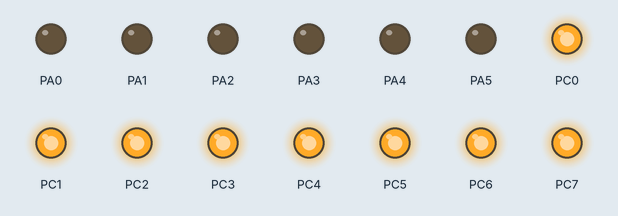
This program was run on a simulated ATmega32, built with avr-gcc and emulated at 4 MHz. Shown: output pins drawn as LEDs (lit = HIGH).

Above: at 0.07 s.
At 2.62 s:
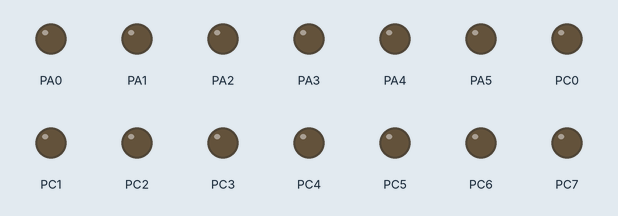
Timing chart, 0 to 3.0 s (numbered marks = the images above):
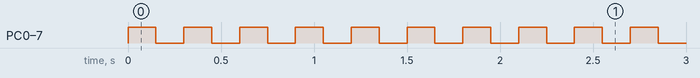

The program:

Z2.c
```c
//Poni¿ej podaj swoje dane
//Jakub £achmañski
//95481
//5
//10
//Zadanie Cw7Z2
/////////////////////////
// Pod³¹czenie uk³adu:
// PD(0-3)=W(1-4)
// PD(4-7)=K(1-4)
// PA(0-7)=D(0-7)
// PC(0-7)=(a-dp)
// C1=GND

#define F_CPU 4000000
#include <avr/io.h>
#include <util/delay.h>
#include <avr/interrupt.h>

ISR(TIMER0_COMP_vect) // przerwanie timer0
{
	if((PIND & 0x0F) != 0x0F) // czy wcisniety jest który  przycisk
	{
		PORTA = PIND; // wyswietlenie kodu
	}
}

int main(void)
{
	DDRA = 0xFF; // ustawienie portów a,b i starszych bitow c jako wyjsciowe
	DDRC = 0xFF;
	DDRD |= 0xF0;

	PORTD |= 0x0F; // podciagniecie zasilania pod przyciski
	PORTC = 0xFF; // ustawienie stanu animacji

	OCR0 = 195; // ustawienie czasu przerwania na 50 milisekund

	TIMSK | 0x02; // wlaczenie timer0 w trybie porównywania

	TCCR0 |= 0b01000101; // preskalar na /1024 i tryb ctc

	sei();

    while (1)
    {
	    _delay_ms(150);
		PORTC ^= 0xFF; // zmianu stanu animacji
		asm("nop");
    }
}
```

Measured:
- by itself, PC0–7: alternates HIGH for 0.15 s and LOW for 0.15 s
